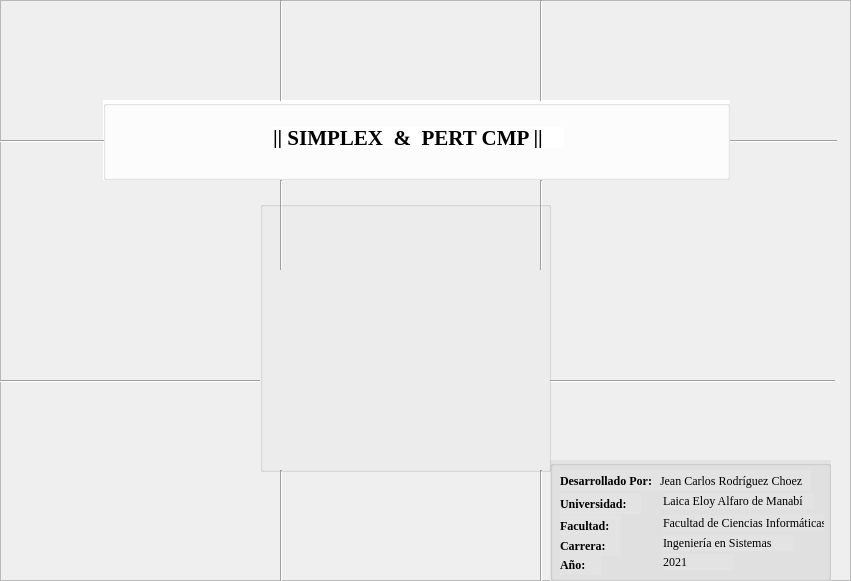
    <widget class="QFrame" name="frame_2">
     <property name="geometry">
      <rect>
       <x>0</x>
       <y>0</y>
       <width>851</width>
       <height>581</height>
      </rect>
     </property>
     <property name="frameShape">
      <enum>QFrame::StyledPanel</enum>
     </property>
     <property name="frameShadow">
      <enum>QFrame::Raised</enum>
     </property>
     <widget class="QGroupBox" name="groupBox_4">
      <property name="geometry">
       <rect>
        <x>103</x>
        <y>100</y>
        <width>627</width>
        <height>80</height>
       </rect>
      </property>
      <property name="styleSheet">
       <string notr="true">color: rgb(0,0,0);
background-color: rgb(255, 255, 255);</string>
      </property>
      <property name="title">
       <string/>
      </property>
      <widget class="QLabel" name="label_14">
       <property name="geometry">
        <rect>
         <x>170</x>
         <y>27</y>
         <width>291</width>
         <height>21</height>
        </rect>
       </property>
       <property name="font">
        <font>
         <family>Times New Roman</family>
         <pointsize>16</pointsize>
         <weight>75</weight>
         <bold>true</bold>
        </font>
       </property>
       <property name="text">
        <string>|| SIMPLEX  &amp;  PERT CMP ||</string>
       </property>
      </widget>
     </widget>
     <widget class="Line" name="line_13">
      <property name="geometry">
       <rect>
        <x>0</x>
        <y>140</y>
        <width>104</width>
        <height>3</height>
       </rect>
      </property>
      <property name="orientation">
       <enum>Qt::Horizontal</enum>
      </property>
     </widget>
     <widget class="Line" name="line_14">
      <property name="geometry">
       <rect>
        <x>730</x>
        <y>140</y>
        <width>107</width>
        <height>3</height>
       </rect>
      </property>
      <property name="orientation">
       <enum>Qt::Horizontal</enum>
      </property>
     </widget>
     <widget class="QGroupBox" name="groupBox_5">
      <property name="geometry">
       <rect>
        <x>550</x>
        <y>460</y>
        <width>281</width>
        <height>121</height>
       </rect>
      </property>
      <property name="styleSheet">
       <string notr="true">background-color: rgb(227, 227, 227);</string>
      </property>
      <property name="title">
       <string/>
      </property>
      <widget class="QLabel" name="label_15">
       <property name="geometry">
        <rect>
         <x>10</x>
         <y>10</y>
         <width>101</width>
         <height>21</height>
        </rect>
       </property>
       <property name="font">
        <font>
         <family>Times New Roman</family>
         <pointsize>9</pointsize>
         <weight>75</weight>
         <bold>true</bold>
        </font>
       </property>
       <property name="text">
        <string>Desarrollado Por:</string>
       </property>
      </widget>
      <widget class="QLabel" name="label_17">
       <property name="geometry">
        <rect>
         <x>10</x>
         <y>33</y>
         <width>81</width>
         <height>21</height>
        </rect>
       </property>
       <property name="font">
        <font>
         <family>Times New Roman</family>
         <pointsize>9</pointsize>
         <weight>75</weight>
         <bold>true</bold>
        </font>
       </property>
       <property name="text">
        <string>Universidad:</string>
       </property>
      </widget>
      <widget class="QLabel" name="label_18">
       <property name="geometry">
        <rect>
         <x>10</x>
         <y>55</y>
         <width>61</width>
         <height>21</height>
        </rect>
       </property>
       <property name="font">
        <font>
         <family>Times New Roman</family>
         <pointsize>9</pointsize>
         <weight>75</weight>
         <bold>true</bold>
        </font>
       </property>
       <property name="text">
        <string>Facultad:</string>
       </property>
      </widget>
      <widget class="QLabel" name="label_19">
       <property name="geometry">
        <rect>
         <x>10</x>
         <y>94</y>
         <width>41</width>
         <height>21</height>
        </rect>
       </property>
       <property name="font">
        <font>
         <family>Times New Roman</family>
         <pointsize>9</pointsize>
         <weight>75</weight>
         <bold>true</bold>
        </font>
       </property>
       <property name="text">
        <string>Año:</string>
       </property>
      </widget>
      <widget class="QLabel" name="label_21">
       <property name="geometry">
        <rect>
         <x>113</x>
         <y>33</y>
         <width>151</width>
         <height>16</height>
        </rect>
       </property>
       <property name="font">
        <font>
         <family>Times New Roman</family>
         <pointsize>9</pointsize>
         <italic>false</italic>
        </font>
       </property>
       <property name="text">
        <string>Laica Eloy Alfaro de Manabí</string>
       </property>
      </widget>
      <widget class="QLabel" name="label_28">
       <property name="geometry">
        <rect>
         <x>113</x>
         <y>55</y>
         <width>161</width>
         <height>16</height>
        </rect>
       </property>
       <property name="font">
        <font>
         <family>Times New Roman</family>
         <pointsize>9</pointsize>
         <italic>false</italic>
        </font>
       </property>
       <property name="text">
        <string>Facultad de Ciencias Informáticas</string>
       </property>
      </widget>
      <widget class="QLabel" name="label_29">
       <property name="geometry">
        <rect>
         <x>10</x>
         <y>75</y>
         <width>61</width>
         <height>21</height>
        </rect>
       </property>
       <property name="font">
        <font>
         <family>Times New Roman</family>
         <pointsize>9</pointsize>
         <weight>75</weight>
         <bold>true</bold>
        </font>
       </property>
       <property name="text">
        <string>Carrera:</string>
       </property>
      </widget>
      <widget class="QLabel" name="label_30">
       <property name="geometry">
        <rect>
         <x>113</x>
         <y>75</y>
         <width>131</width>
         <height>16</height>
        </rect>
       </property>
       <property name="font">
        <font>
         <family>Times New Roman</family>
         <pointsize>9</pointsize>
         <italic>false</italic>
        </font>
       </property>
       <property name="text">
        <string>Ingeniería en Sistemas</string>
       </property>
      </widget>
      <widget class="QLabel" name="label_31">
       <property name="geometry">
        <rect>
         <x>113</x>
         <y>94</y>
         <width>71</width>
         <height>16</height>
        </rect>
       </property>
       <property name="font">
        <font>
         <family>Times New Roman</family>
         <pointsize>9</pointsize>
         <italic>false</italic>
        </font>
       </property>
       <property name="text">
        <string>2021</string>
       </property>
      </widget>
      <widget class="QLabel" name="label_20">
       <property name="geometry">
        <rect>
         <x>110</x>
         <y>10</y>
         <width>151</width>
         <height>21</height>
        </rect>
       </property>
       <property name="font">
        <font>
         <family>Times New Roman</family>
         <pointsize>9</pointsize>
         <italic>false</italic>
        </font>
       </property>
       <property name="text">
        <string>Jean Carlos Rodríguez Choez</string>
       </property>
      </widget>
     </widget>
     <widget class="Line" name="line_15">
      <property name="geometry">
       <rect>
        <x>0</x>
        <y>380</y>
        <width>260</width>
        <height>3</height>
       </rect>
      </property>
      <property name="font">
       <font>
        <weight>50</weight>
        <bold>false</bold>
       </font>
      </property>
      <property name="orientation">
       <enum>Qt::Horizontal</enum>
      </property>
     </widget>
     <widget class="Line" name="line_16">
      <property name="geometry">
       <rect>
        <x>550</x>
        <y>380</y>
        <width>285</width>
        <height>3</height>
       </rect>
      </property>
      <property name="orientation">
       <enum>Qt::Horizontal</enum>
      </property>
     </widget>
     <widget class="Line" name="line_17">
      <property name="geometry">
       <rect>
        <x>280</x>
        <y>470</y>
        <width>3</width>
        <height>122</height>
       </rect>
      </property>
      <property name="orientation">
       <enum>Qt::Vertical</enum>
      </property>
     </widget>
     <widget class="Line" name="line_18">
      <property name="geometry">
       <rect>
        <x>540</x>
        <y>470</y>
        <width>3</width>
        <height>122</height>
       </rect>
      </property>
      <property name="orientation">
       <enum>Qt::Vertical</enum>
      </property>
     </widget>
     <widget class="Line" name="line_25">
      <property name="geometry">
       <rect>
        <x>280</x>
        <y>0</y>
        <width>3</width>
        <height>101</height>
       </rect>
      </property>
      <property name="orientation">
       <enum>Qt::Vertical</enum>
      </property>
     </widget>
     <widget class="Line" name="line_26">
      <property name="geometry">
       <rect>
        <x>540</x>
        <y>0</y>
        <width>3</width>
        <height>101</height>
       </rect>
      </property>
      <property name="orientation">
       <enum>Qt::Vertical</enum>
      </property>
     </widget>
     <widget class="Line" name="line_37">
      <property name="geometry">
       <rect>
        <x>280</x>
        <y>180</y>
        <width>3</width>
        <height>90</height>
       </rect>
      </property>
      <property name="orientation">
       <enum>Qt::Vertical</enum>
      </property>
     </widget>
     <widget class="Line" name="line_38">
      <property name="geometry">
       <rect>
        <x>540</x>
        <y>180</y>
        <width>3</width>
        <height>90</height>
       </rect>
      </property>
      <property name="orientation">
       <enum>Qt::Vertical</enum>
      </property>
     </widget>
     <widget class="QGroupBox" name="groupBox_8">
      <property name="geometry">
       <rect>
        <x>260</x>
        <y>201</y>
        <width>291</width>
        <height>271</height>
       </rect>
      </property>
      <property name="title">
       <string/>
      </property>
      <widget class="QLabel" name="label_10">
       <property name="geometry">
        <rect>
         <x>36</x>
         <y>19</y>
         <width>221</width>
         <height>241</height>
        </rect>
       </property>
       <property name="text">
        <string/>
       </property>
       <property name="pixmap">
        <pixmap>../icono_1.png</pixmap>
       </property>
      </widget>
     </widget>
    </widget>
